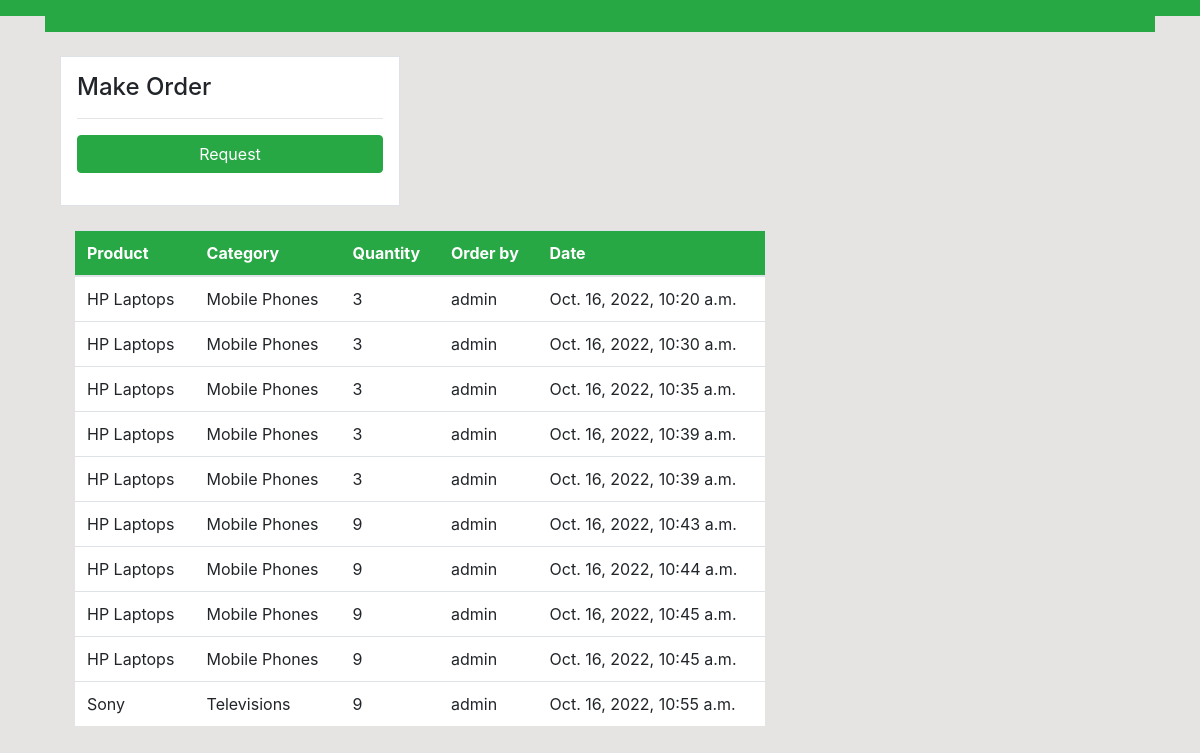
/dashboard, run on the app's committed database.
### users/models.py (models this page shows, shortened)
class Order(models.Model):
    delivery_status = (
        ('Delivered', 'Delivered'),
        ('Pending', 'Pending'),
    )
    id = models.AutoField(primary_key=True)
    name = models.ForeignKey(Product, on_delete=models.CASCADE, null=True)
    staff = models.ForeignKey(User, models.CASCADE, null=True)
    order_quantity = models.PositiveIntegerField(null=True)
    status = models.CharField(max_length=254, choices=delivery_status, default='Pending')
    date = models.DateTimeField(auto_now_add=True)

class Product(models.Model):
    id = models.AutoField(primary_key=True)
    name = models.CharField(max_length=100, null=True)
    quantity = models.PositiveIntegerField(null=True)
    category = models.CharField(max_length=50, choices=CATEGORY, null=True)
    price = models.IntegerField()
    image = models.ImageField(upload_to='images/products', null=True)
    def __str__(self):
        return self.name

### users/views.py (the view)
# urls.py: path('dashboard', views.index, name='index'),
def index(request):
    orders = Order.objects.all()
    products = Product.objects.all()
    orders_count = orders.count()
    products_count = products.count()
    generators_count = User.objects.all().count()
    paginator = Paginator(orders, 10)
    page_number = request.GET.get('page', 1)
    orders = paginator.get_page(page_number)
    context = {
        'orders': orders,
        'products': products,
        'orders_count': orders_count,
        'generators_count': generators_count,
        'products_count': products_count,
    }
    return render(request, 'dashboard/index.html', context)

### users/templates/dashboard/index.html (shortened to what this page needs)
{% extends 'partials/base.html'%}
{% block content%}
{% if user.is_authenticated and user.is_staff and user.is_superuser %}
    <div class="container">
        <div class="row my-5">
            <div class="col-md-6">
                <div class="bg-light">
                    <canvas id="myChart1" width="400" height="300"></canvas>
                    <script>
                        var ctx = document.getElementById('myChart1').getContext('2d');
                        var myChart1 = new Chart(ctx, {
                            type: 'pie',
                            data: {
                                labels: [{% for order in orders %} '{{order.product.name}}', {% endfor %}],
                                datasets: [{
                                    label: 'Orders',
                                    data:[{% for order in orders%}{{order.order_quantity}} ,{% endfor %}] ,
                                    backgroundColor: [
                                        'rgba(78,99,71, 1)',
                                        'rgba(78,255,255, 1)',
                                        'rgba(255, 60, 88, 1)',
                                        'rgba(207,60,88, 1)',
                                        'rgba(207, 125, 168, 1)',
                                        'rgba(207,174,168, 1)'
                                    ],
                                }]
                            },
                            options: {
                                scales: {
                                    yAxes: [{
                                        ticks: {
                                            beginAtZero: true
                                        }
                                    }]
                                }
                            }
                        });
                    </script>
                </div>
            </div>
            <div class="col-md-6">
                <div class="bg-white">
                    <canvas id="myChart" width="400" height="300"></canvas>
                    <script>
                        var ctx = document.getElementById('myChart').getContext('2d');
                        var myChart = new Chart(ctx, {
                            type: 'bar',
                            data: {
                                labels: [{% for product in products %}'{{product.name}}', {% endfor%}],
                                datasets: [{
                                    label: 'Products',
                                    data: [{% for product in products %} {{product.quantity}}, {% endfor%}],
                                    backgroundColor: [
                                        'rgba(78,99,71, 1)',
                                        'rgba(78,255,255, 1)',
                                        'rgba(255, 60, 88, 1)',
                                        'rgba(207,60,88, 1)',
                                        'rgba(207, 125, 168, 1)',
                                        'rgba(207,174,168, 1)'
                                    ],
                                    borderWidth: 1
                                }]
                            },
                            options: {
                                scales: {
                                    yAxes: [{
                                        ticks: {
                                            beginAtZero: true
                                        }
                                    }]
                                }
                            }
                        });
                    </script>
                </div>
            </div>
        </div>
   <div class="container bg">
            <div class="col-md-12">
                <table class="table bg-white">
                    <thead class="bg-success">
                        <tr class="text-white">
                            <th scope="col">Product</th>
                            <th scope="col">Category</th>
                            <th scope="col">Quantity</th>
                            <th scope="col">Order by</th>
                            <th scope="col">Date</th>
                        </tr>
                    </thead>
                    <tbody>
                    {%for orders in orders %}
                        <tr>
                            <td>{{orders.name.name}}</td>
                            <td>{{orders.name.category}}</td>
                            <td>{{orders.order_quantity}}</td>
                            <td>
                              {{orders.staff.username}}
                            </td>
                             <td>
                              {{orders.date}}
                            </td>
                        </tr>
                    {% endfor %}
                    </tbody>
                </table>
                <div class="text-center container mt-5">
                    {% if orders.has_previous %}
                    <a href="?page={{orders.previous_page_number}}"><button type="button" class="btn btn-light">previous</button></a>
                    {% endif %}
                    <a><button type="button" class="btn btn-success">{{orders.number}}</button></a>
                    {% if orders.has_next %}
                    <a href="?page={{ orders.next_page_number }}"><button type="button" class="btn btn-light">next</button></a>
                    {% endif %}
                </div>
            </div>
        </div>
    </div>
>
    </div>
    {% else %}
    {% include 'dashboard/staff_index.html'%}
    {% endif %}
    {% endblock %}

### users/templates/dashboard/staff_index.html (shortened to what this page needs)
{% extends 'partials/base.html'%}
{% load crispy_forms_tags %}
{%block content%}
   <div class="container">
        <div class="row my-4">
            <div class="col-md-4">
                <div class="border bg-white p-3">
                    <h4>Make Order</h4>
                    <hr>
                    <form method="POST">
                        <input class="btn btn-success btn-block" type="submit" value="Request">
                    </form>
                </div>
            </div>
            </div>
            <div class="col-md-8">
                <table class="table bg-white">
                    <thead class="bg-success">
                        <tr class="text-white">
                            <th scope="col">Product</th>
                            <th scope="col">Category</th>
                            <th scope="col">Quantity</th>
                            <th scope="col">Order by</th>
                            <th scope="col">Date</th>
                        </tr>
                    </thead>
                    <tbody>
                    {%for orders in orders %}
                        <tr>
                            <td>{{orders.name}}</td>
                            <td>{{orders.name.category}}</td>
                            <td>{{orders.order_quantity}}</td>
                            <td>
                              {{orders.staff.username}}
                            </td>
                             <td>
                              {{orders.date}}
                            </td>
                        </tr>
                    {% endfor %}
                    </tbody>
                </table>
            </div>
        </div>
    </div>
{%endblock%}

### static/style.css (style rules this page uses)
body { background: rgb(230, 227, 227); }
* { box-sizing: border-box; }

### data on the page
Order: name "HP Laptops", name.category "Mobile Phones", order_quantity "3", staff.username "admin", date "Oct. 16, 2022, 10:20 a.m."
Order: name "HP Laptops", name.category "Mobile Phones", order_quantity "3", staff.username "admin", date "Oct. 16, 2022, 10:30 a.m."
Order: name "HP Laptops", name.category "Mobile Phones", order_quantity "3", staff.username "admin", date "Oct. 16, 2022, 10:35 a.m."
Order: name "HP Laptops", name.category "Mobile Phones", order_quantity "3", staff.username "admin", date "Oct. 16, 2022, 10:39 a.m."
Order: name "HP Laptops", name.category "Mobile Phones", order_quantity "3", staff.username "admin", date "Oct. 16, 2022, 10:39 a.m."
Order: name "HP Laptops", name.category "Mobile Phones", order_quantity "9", staff.username "admin", date "Oct. 16, 2022, 10:43 a.m."
Order: name "HP Laptops", name.category "Mobile Phones", order_quantity "9", staff.username "admin", date "Oct. 16, 2022, 10:44 a.m."
Order: name "HP Laptops", name.category "Mobile Phones", order_quantity "9", staff.username "admin", date "Oct. 16, 2022, 10:45 a.m."
Order: name "HP Laptops", name.category "Mobile Phones", order_quantity "9", staff.username "admin", date "Oct. 16, 2022, 10:45 a.m."
Order: name "Sony", name.category "Televisions", order_quantity "9", staff.username "admin", date "Oct. 16, 2022, 10:55 a.m."
